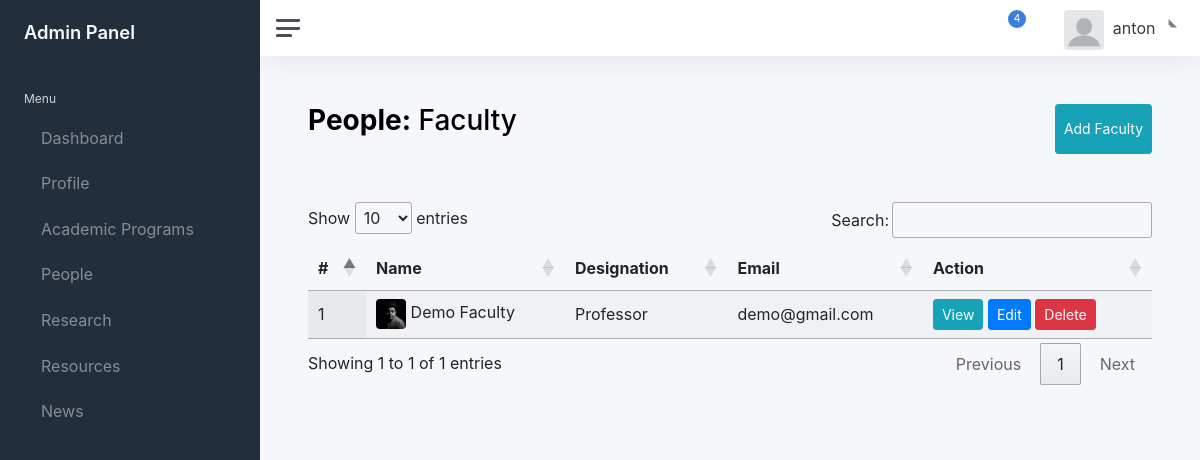
Before: /super-admin/people/faculty/ (signed in) with the older database file.
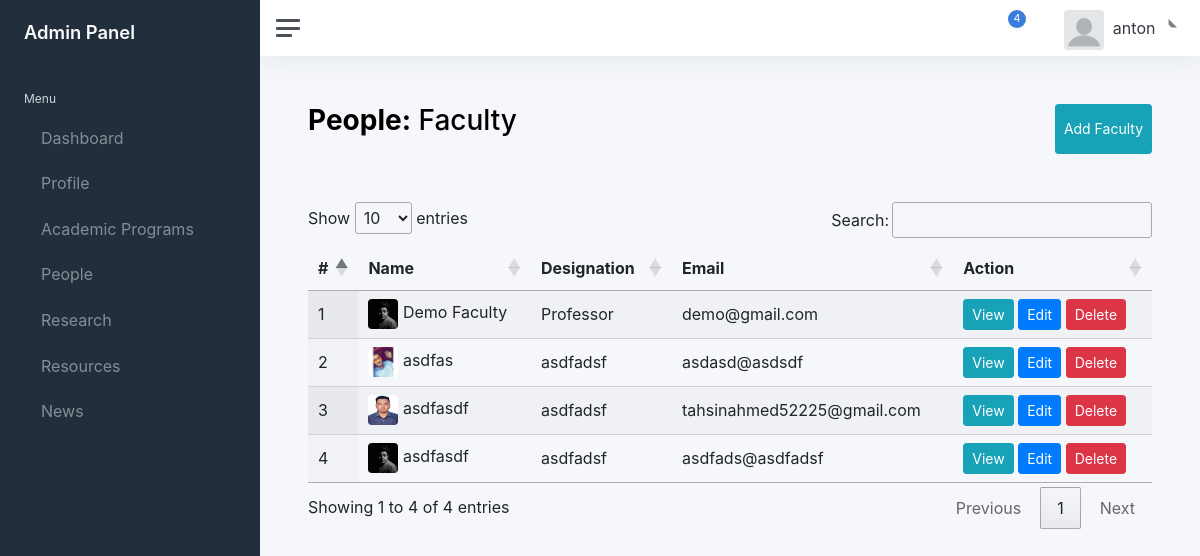
After: the same page with the newer database file.
### peopleApp/models.py (models this page shows, shortened)
class faculty(models.Model) :
    name = models.TextField(max_length=100)
    faculty_image = models.ImageField(null=True, blank=True, upload_to="Images/")
    email = models.EmailField(max_length=50)
    designation = models.TextField(max_length=100)
    experience = models.TextField(max_length=100)
    about = models.TextField(max_length=500, null=True)
    url = models.TextField(max_length=100)

### peopleApp/views.py (the view)
@login_required
def faculty(request):
    if request.method == "GET":
        data = all_faculty.objects.all().order_by('name')
        return render(request, 'peopleApp/faculty.html',context={'faculty':data})

### templates/peopleApp/faculty.html (shortened to what this page needs)
{% extends "layouts/admin.html" %}
{% load static %}
{% block links %}
<link rel="stylesheet" href="https://cdn.datatables.net/1.12.1/css/jquery.dataTables.min.css">
{% endblock %}
{% block content %}
<main class="content">
	<div class="container-fluid p-0">
		  <div class="d-flex justify-content-between pb-5">
		  	<h1 class="h3 mb-3"><strong>People:</strong> Faculty</h1>
				<button class="btn btn-sm btn-info" data-toggle="modal" data-target="#facultyModal">Add Faculty</button>
		  </div>
      <div>
						<table id="example" class="display" style="width:100%">
				        <thead>
				            <tr>
				                <th>#</th>
				                <th>Name</th>
				                <th>Designation</th>
				                <th>Email</th>
				                <th>Action</th>
				            </tr>
				        </thead>
				        <tbody>
									{% for value in faculty%}
				            <tr>
				                <td>{{ forloop.counter }}</td>
				                <td>
													<img src="/media/{{ BASIC_DIR }}/{{value.faculty_image}}" alt="" style="height:30px; width:30px; border-radius: 4px; "/>
													{{ value.name}}
												</td>
				                <td>{{ value.designation}}</td>
				                <td>{{ value.email }}</td>
				                <td>
													<button class="btn btn-sm btn-info">View</button>
				                	<button class="btn btn-sm btn-primary">Edit</button>
													<button class="btn btn-sm btn-danger" data-toggle="modal" data-target="#deleteModal">Delete</button>
				                </td>
				            </tr>
										{% endfor %}
				        </tbody>
				    </table>
      </div>
  </div>
</main>
{% endblock %}

Changed rows visible on the page:
added faculty: faculty_image (picture), name "asdfas", designation "asdfadsf", email "asdasd@asdsdf"
added faculty: faculty_image (picture), name "asdfasdf", designation "asdfadsf", email "tahsinahmed52225@gmail.com"
added faculty: faculty_image (picture), name "asdfasdf", designation "asdfadsf", email "asdfads@asdfadsf"
Other visible differences:
text written by a page script: "Show entries Search: Showing 1 to 1 of 1 entries Previous 1 Next" → "Show entries Search: Showing 1 to 4 of 4 entries Previous 1 Next"
